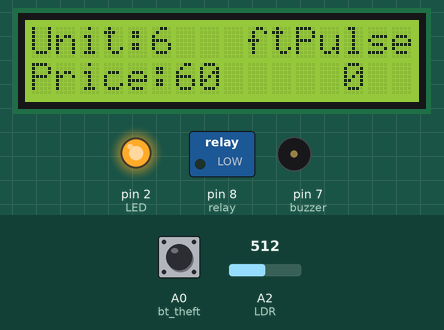
Recording of a sketch running on a simulated Arduino Uno, built with avr-gcc and run on an emulated ATmega328P. Shown: 16×2 character LCD, switched loads named in the sketch (green lamp = pin HIGH), output pins drawn as LEDs (lit = HIGH), buzzer (waves = sounding, pin HIGH). The inputs (shaded band) are chosen by the test bench; at power-on: A0 (bt_theft) HIGH, A2 (LDR) = 512. EEPROM starts erased; the modem accepts every AT command (registered, SIM ready, sends succeed) and sends nothing else; what the sketch prints to the serial monitor is not drawn.

Above: at 2.9 s.
3.0 s: A0 (bt_theft) pulled LOW for 0.15 s
At 3.3 s:
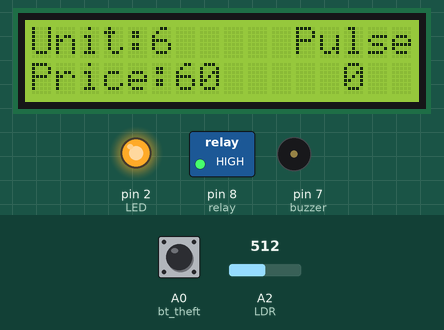
5.7 s: A0 (bt_theft) pulled LOW for 1 s
At 7.79 s:
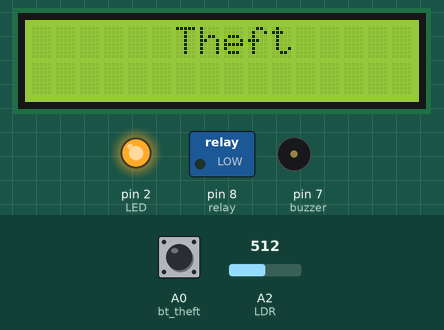
8.2 s: A2 (LDR) set to 12
9.7 s: A2 (LDR) set to 9
At 10.9 s:
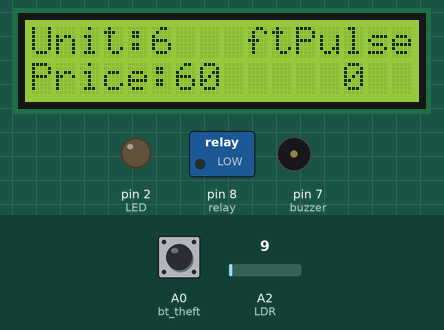
11.2 s: A0 (bt_theft) pulled LOW for 0.15 s
At 11.7 s:
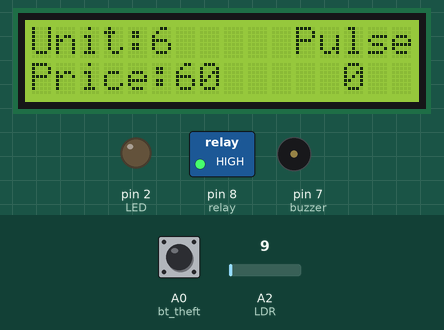
13.9 s: A2 (LDR) set to 122
At 14.8 s:
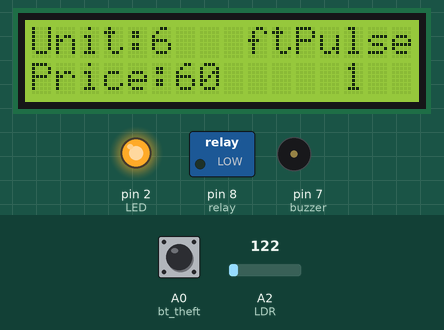
Timing chart, 0 to 16.4 s (numbered marks = the images above; inputs shaded):
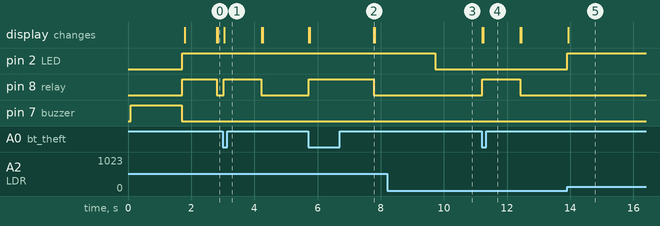

The sketch:

working.ino
```cpp
#include <EEPROM.h>
#include <LiquidCrystal_I2C.h>
LiquidCrystal_I2C lcd(0x3F, 16, 2);

#include <SoftwareSerial.h>
SoftwareSerial GSM(10, 11);

#define buzzer 7
#define relay 8
#define bt_theft A0

// #define pulse_in 2

char inchar;
int LDR_value;  //variable to store result value read by LDR
int counter = 0;

int unt_a = 0, unt_b = 0, unt_c = 0, unt_d = 0;
long total_unt = 7;

int price = 0;
long price1 = 0;

int Set = 10;

int pulse = 0;

///////////////// LDR ////////////////////
#define LDR A2  //Light dependent resisotr (LDR) connected to analog pin A2
#define LED 2   //LED connected to digital pin 2
// const uint8_t analogPin = A1;
const uint8_t ledPin = LED_BUILTIN;


String phone_no1 = "+917710821947";
String phone_no2 = "+917718991947";

int flag1 = 0, flag2 = 0, flag3 = 0, lcd1 = 0;

void setup() {
  Serial.begin(9600);
  GSM.begin(9600);

  pinMode(bt_theft, INPUT_PULLUP);
  pinMode(relay, OUTPUT);
  pinMode(buzzer, OUTPUT);

  // pinMode(pulse_in, INPUT);
  pinMode(LED, OUTPUT);  // set LED as output
  pinMode(LDR, INPUT);   //set light dependent resistor as input
  attachInterrupt(digitalPinToInterrupt(2), ai0, RISING);

  lcd.begin();
  lcd.backlight();
  lcd.clear();
  lcd.setCursor(5, 0);
  lcd.print("WELCOME");
  lcd.setCursor(4, 1);
  lcd.print("Auto Meter");
  digitalWrite(buzzer, HIGH);

  Serial.println("Initializing....");
  initModule("AT", "OK", 1000);
  initModule("ATE1", "OK", 1000);
  initModule("AT+CPIN?", "READY", 1000);
  initModule("AT+CMGF=1", "OK", 1000);
  initModule("AT+CNMI=2,2,0,0,0", "OK", 1000);
  Serial.println("Initialized Successfully");

  sendSMS(phone_no1, "Welcome To Energy Meter");
  digitalWrite(buzzer, LOW);
  lcd.clear();

  if (EEPROM.read(50) == 0) {
  } else {
    Write();
  }

  EEPROM.write(50, 0);

  pulse = EEPROM.read(10);

  Read();
  if (total_unt > 0) {
    digitalWrite(relay, HIGH);
  }
}


void loop() {

  LDR_value = analogRead(LDR);
  // Serial.println(LDR_value);
  // /////////////////// recharge ////////////////////////////////////////
  if (GSM.available() > 0) {

    inchar = GSM.read();
    // Serial.println("available");
    // Serial.print("inchar : ");
    // Serial.println(inchar);
    if (inchar == 'A') {
      // Serial.print("available");
      inchar = GSM.read();
      if (inchar == 'T') {
        inchar = GSM.read();
        if (inchar == 'r') {
          inchar = GSM.read();
          if (inchar == 'e') {
            inchar = GSM.read();
            if (inchar == 'c') {
              inchar = GSM.read();
              if (inchar == 'h') {
                inchar = GSM.read();
                if (inchar == '1') {
                  price = 100 / Set;
                  total_unt = total_unt + price;
                  sendSMS(phone_no1, "Your Recharge Done: Rs 100");
                  sendSMS(phone_no2, "Your Recharge Done: Rs 100");
                  load_on();
                } else if (inchar == '2') {
                  price = 200 / Set;
                  total_unt = total_unt + price;
                  sendSMS(phone_no1, "Your Recharge Done: Rs 200");
                  sendSMS(phone_no2, "Your Recharge Done: Rs 200");
                  load_on();
                } else if (inchar == '3') {
                  price = 300 / Set;
                  total_unt = total_unt + price;
                  sendSMS(phone_no1, "Your Recharge Done: Rs 300");
                  sendSMS(phone_no2, "Your Recharge Done: Rs 300");
                  load_on();
                } else if (inchar == '4') {
                  price = 400 / Set;
                  total_unt = total_unt + price;
                  sendSMS(phone_no1, "Your Recharge Done: Rs 400");
                  sendSMS(phone_no2, "Your Recharge Done: Rs 400");
                  load_on();
                }
              }
            }
          }
        }
      }
    }


    /////// DATA command to send data on consumer number //////////
    else if (inchar == 'D') {
      inchar = GSM.read();
      if (inchar == 'a') {
        inchar = GSM.read();
        if (inchar == 't') {
          inchar = GSM.read();
          if (inchar == 'a') {
            Data();
          }
        }
      }
    }
  }

  if (LDR_value <= 10) {
    digitalWrite(LED, LOW);  //turn on the LED
    // Serial.println("its dark turn on the LED");
    // Serial.println("LDR value:");
    // Serial.println(LDR_value);

  } else {
    digitalWrite(LED, HIGH);  //turn off the LED
    // Serial.println("its bright turn off the LED");
    // Serial.println("LDR value:");
    // Serial.println(LDR_value);
  }
  // delay(2000);


  ////////////////// printing on LCD ///////////////////////////////
  lcd.setCursor(0, 0);
  lcd.print("Unit:");
  lcd.print(total_unt);
  lcd.print("   ");

  lcd.setCursor(0, 1);
  lcd.print("Price:");
  lcd.print(price1);
  lcd.print("   ");

  lcd.setCursor(11, 0);
  lcd.print("Pulse");

  lcd.setCursor(13, 1);
  lcd.print(pulse);
  lcd.print("   ");


  ///////////////// Balance is Low ///////////////////
  if (total_unt == 5) {
    if (flag1 == 0) {
      flag1 = 1;
      digitalWrite(buzzer, HIGH);
      sendSMS(phone_no1, "Your Balance is Low Please Recharge");
      digitalWrite(buzzer, LOW);
    }
  }


  ///////////// Balance is Finish////////////////////
  if (total_unt == 0) {
    Serial.print("total_unt: ");
    Serial.println(total_unt);
    digitalWrite(relay, LOW);
    if (flag2 == 0) {
      flag2 = 1;
      digitalWrite(buzzer, HIGH);
      sendSMS(phone_no1, "Your Balance is Finished Please Recharge");
      digitalWrite(buzzer, LOW);
    }
  }

  // /////////// "Theft Alarm", send sms on company number ///////////////////////
  if (digitalRead(bt_theft) == 1) {
    if (flag3 == 0) {
      lcd1 = 0;
      sendSMS(phone_no2, "Theft Alarm");
      digitalWrite(relay, LOW);
      lcd.clear();
      lcd.setCursor(6, 0);
      lcd.print("Theft");
      flag3 = 1;
    }

  } else {
    flag3 = 0;
    if (lcd1 == 0) {
      lcd.clear();
      lcd1 = 1;
    }
    digitalWrite(relay, HIGH);
  }
  ///////////////////////////////////////////////// loop end ///////////////////////////////////////////////////////
}


/////////////// Turns relay high to turn on load //////////////////////////
void load_on() {
  Write();
  Read();
  digitalWrite(relay, HIGH);
  flag1 = 0, flag2 = 0;
}

void sendSMS(String number, String msg) {
  GSM.print("AT+CMGS=\"");
  GSM.print(number);
  GSM.println("\"\r\n");
  delay(500);
  GSM.println(msg);
  delay(500);
  GSM.write(byte(26));
  // delay(5000);
}


/////////////////////// send data to consumer number ///////////////////////////////
void Data() {
  GSM.print("AT+CMGS=\"");
  GSM.print(phone_no1);
  GSM.println("\"\r\n");
  // delay(1000);
  GSM.print("Unit:");
  GSM.println(total_unt);
  GSM.print("Price:");
  GSM.println(price1);
  delay(500);
  GSM.write(byte(26));  // (signals end of message)
  // delay(5000);
}

void Read() {
  unt_a = EEPROM.read(1);
  unt_b = EEPROM.read(2);
  unt_c = EEPROM.read(3);
  unt_d = EEPROM.read(4);
  total_unt = unt_d * 1000 + unt_c * 100 + unt_b * 10 + unt_a;
  price1 = total_unt * Set;
}

void Write() {
  unt_d = total_unt / 1000;
  total_unt = total_unt - (unt_d * 1000);
  unt_c = total_unt / 100;
  total_unt = total_unt - (unt_c * 100);
  unt_b = total_unt / 10;
  unt_a = total_unt - (unt_b * 10);

  EEPROM.write(1, unt_a);
  EEPROM.write(2, unt_b);
  EEPROM.write(3, unt_c);
  EEPROM.write(4, unt_d);
}


void initModule(String cmd, char *res, int t) {
  while (1) {
    Serial.println(cmd);
    GSM.println(cmd);
    delay(100);
    while (GSM.available() > 0) {
      if (GSM.find(res)) {
        Serial.println(res);
        // delay(t);
        return;
      } else {
        Serial.println("Error");
      }
    }
    // delay(t);
  }
}

void ai0() {
  if (digitalRead(LED) == HIGH) {
    pulse = pulse + 1;
    Serial.print("pulse : ");
    Serial.println(pulse);
    counter++;
    Serial.print("counter : ");
    Serial.println(counter);
    if (pulse > 9) {
      pulse = 0;
      if (total_unt > 0) {
        total_unt = total_unt - 1;
      }

      // writes the pulse data on  eeprom
      Write();
      Read();
    }
    EEPROM.write(10, pulse);
  }
}
```

Measured:
- the behaviour switches between 11 and 10 on A2 (LDR) (found by bisection; images 2 and 3)
- after the input at 3.0 s, pin 8 (relay): LOW → HIGH at once, → LOW 1.2 s later; the display: changes after 0.06 s (image 1)
- after the input at 5.7 s, pin 8 (relay): LOW → HIGH at once, → LOW 2.0 s later; the display: first changes at once (image 2 shows a later state)
- after the input at 8.2 s, every drawn part: stays the same
- after the input at 9.7 s, pin 2 (LED): HIGH → LOW at once
- after the input at 11.2 s, pin 8 (relay): LOW → HIGH at once, → LOW 1.2 s later; the display: first changes at once (image 4 shows a later state)
- after the input at 13.9 s, pin 2 (LED): LOW → HIGH at once; the display: changes at once (image 5)
